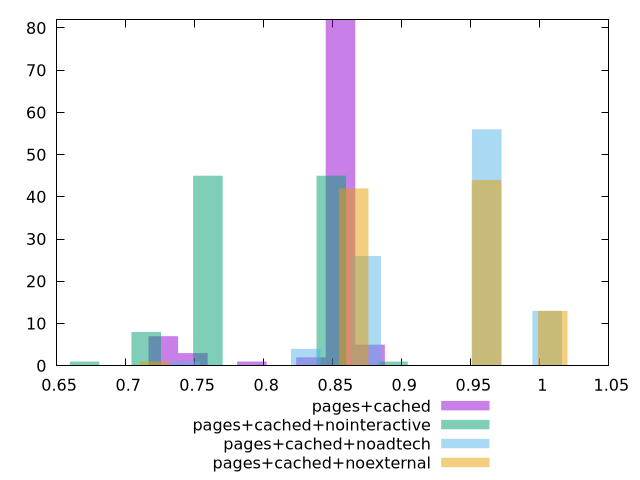

Generate this figure with gnuplot:
$_pagesCached <<EOF
0.7914449115949799 1
0.8556161206432216 82
0.7272737025467383 7
0.834225717627141 2
0.7486641055628188 3
0.8770065236593021 5
EOF
$_pagesCachedNointeractive <<EOF
0.848941712451815 45
0.7148982841699495 8
0.7595794269305713 45
0.8936228552124369 1
0.6702171414093276 1
EOF
$_pagesCachedNoadtech <<EOF
0.961598866897801 56
0.8741807880889101 26
1.0053079063022465 13
0.8304717486844646 4
0.7430536698755735 1
EOF
$_pagesCachedNoexternal <<EOF
1.0093528137761372 13
0.8651595546652604 42
0.9612883940725115 44
0.7209662955543836 1
EOF
set key outside below
set terminal pngcairo
set output "report_00005_2020-11-02T22-26-11.212Z/uses-http2/uses-http2_pages+cached_pages+cached+nointeractive_pages+cached+noadtech_pages+cached+noexternal+hist.png"
set boxwidth 0.02139040301608054
set style fill transparent solid 0.5 noborder
set yrange [0:82]
plot $_pagesCached title "pages+cached" with boxes ,$_pagesCachedNointeractive title "pages+cached+nointeractive" with boxes ,$_pagesCachedNoadtech title "pages+cached+noadtech" with boxes ,$_pagesCachedNoexternal title "pages+cached+noexternal" with boxes ,
